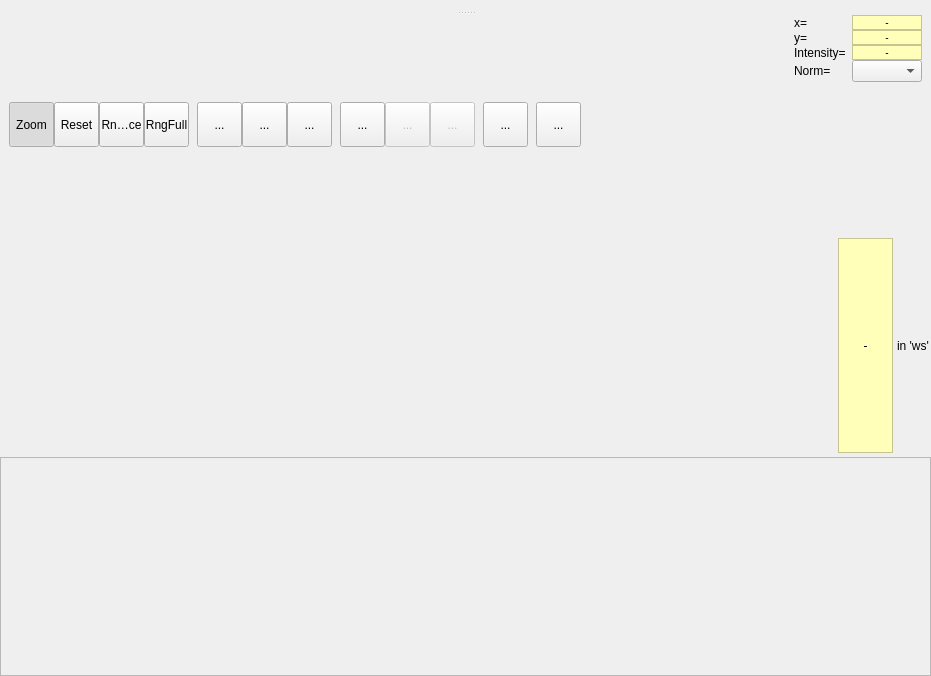
<?xml version="1.0" encoding="UTF-8"?>
<ui version="4.0">
 <class>SliceViewerClass</class>
 <widget class="QWidget" name="SliceViewerClass">
  <property name="geometry">
   <rect>
    <x>0</x>
    <y>0</y>
    <width>931</width>
    <height>676</height>
   </rect>
  </property>
  <property name="windowTitle">
   <string>SliceViewer</string>
  </property>
  <layout class="QVBoxLayout" name="verticalLayout">
   <property name="spacing">
    <number>3</number>
   </property>
   <property name="margin">
    <number>0</number>
   </property>
   <item>
    <widget class="QSplitter" name="splitter">
     <property name="orientation">
      <enum>Qt::Vertical</enum>
     </property>
     <property name="opaqueResize">
      <bool>false</bool>
     </property>
     <widget class="QFrame" name="frmControls">
      <property name="autoFillBackground">
       <bool>false</bool>
      </property>
      <property name="styleSheet">
       <string notr="true">QFrame 
{
    margin: 0px;
    padding: 1px;
 /*   background-color: gray; */
}</string>
      </property>
      <property name="frameShape">
       <enum>QFrame::NoFrame</enum>
      </property>
      <property name="frameShadow">
       <enum>QFrame::Raised</enum>
      </property>
      <layout class="QVBoxLayout" name="verticalLayoutControls">
       <property name="spacing">
        <number>0</number>
       </property>
       <property name="sizeConstraint">
        <enum>QLayout::SetMinimumSize</enum>
       </property>
       <property name="margin">
        <number>0</number>
       </property>
      </layout>
     </widget>
     <widget class="QFrame" name="frmBottom">
      <property name="frameShape">
       <enum>QFrame::NoFrame</enum>
      </property>
      <property name="frameShadow">
       <enum>QFrame::Raised</enum>
      </property>
      <layout class="QVBoxLayout" name="layoutBottom">
       <property name="spacing">
        <number>2</number>
       </property>
       <property name="margin">
        <number>0</number>
       </property>
       <item>
        <widget class="QFrame" name="frmToolbar">
         <property name="autoFillBackground">
          <bool>false</bool>
         </property>
         <property name="styleSheet">
          <string notr="true">QFrame {
  /*  background-color: rgb(193, 193, 193); */
}</string>
         </property>
         <property name="frameShape">
          <enum>QFrame::NoFrame</enum>
         </property>
         <property name="frameShadow">
          <enum>QFrame::Raised</enum>
         </property>
         <layout class="QHBoxLayout" name="horizontalLayout">
          <property name="spacing">
           <number>0</number>
          </property>
          <property name="leftMargin">
           <number>9</number>
          </property>
          <property name="topMargin">
           <number>0</number>
          </property>
          <property name="rightMargin">
           <number>9</number>
          </property>
          <property name="bottomMargin">
           <number>0</number>
          </property>
          <item>
           <widget class="QToolButton" name="btnZoom">
            <property name="enabled">
             <bool>true</bool>
            </property>
            <property name="minimumSize">
             <size>
              <width>45</width>
              <height>45</height>
             </size>
            </property>
            <property name="maximumSize">
             <size>
              <width>45</width>
              <height>45</height>
             </size>
            </property>
            <property name="toolTip">
             <string>Zoom in by dragging a box</string>
            </property>
            <property name="text">
             <string>Zoom</string>
            </property>
            <property name="icon">
             <iconset resource="../../icons/SliceViewerIcons.qrc">
              <normaloff>:/SliceViewer/icons/zoom-in 32x32.png</normaloff>:/SliceViewer/icons/zoom-in 32x32.png</iconset>
            </property>
            <property name="iconSize">
             <size>
              <width>32</width>
              <height>32</height>
             </size>
            </property>
            <property name="checkable">
             <bool>true</bool>
            </property>
            <property name="checked">
             <bool>true</bool>
            </property>
           </widget>
          </item>
          <item>
           <widget class="QToolButton" name="btnResetZoom">
            <property name="minimumSize">
             <size>
              <width>45</width>
              <height>45</height>
             </size>
            </property>
            <property name="maximumSize">
             <size>
              <width>45</width>
              <height>45</height>
             </size>
            </property>
            <property name="toolTip">
             <string>Zoom out to the extents of the data</string>
            </property>
            <property name="text">
             <string>Reset</string>
            </property>
            <property name="icon">
             <iconset resource="../../icons/SliceViewerIcons.qrc">
              <normaloff>:/SliceViewer/icons/view-fullscreen.png</normaloff>:/SliceViewer/icons/view-fullscreen.png</iconset>
            </property>
            <property name="iconSize">
             <size>
              <width>32</width>
              <height>32</height>
             </size>
            </property>
           </widget>
          </item>
          <item>
           <widget class="QToolButton" name="btnRangeSlice">
            <property name="minimumSize">
             <size>
              <width>45</width>
              <height>45</height>
             </size>
            </property>
            <property name="maximumSize">
             <size>
              <width>45</width>
              <height>45</height>
             </size>
            </property>
            <property name="toolTip">
             <string>Zooms the color scale to the range of the currently view</string>
            </property>
            <property name="text">
             <string>RngSlice</string>
            </property>
            <property name="icon">
             <iconset resource="../../icons/SliceViewerIcons.qrc">
              <normaloff>:/SliceViewer/icons/colour zoom plus scale 32x32.png</normaloff>:/SliceViewer/icons/colour zoom plus scale 32x32.png</iconset>
            </property>
            <property name="iconSize">
             <size>
              <width>32</width>
              <height>32</height>
             </size>
            </property>
           </widget>
          </item>
          <item>
           <widget class="QToolButton" name="btnRangeFull">
            <property name="minimumSize">
             <size>
              <width>45</width>
              <height>45</height>
             </size>
            </property>
            <property name="maximumSize">
             <size>
              <width>45</width>
              <height>45</height>
             </size>
            </property>
            <property name="toolTip">
             <string>Reset the color range to the full range of the data</string>
            </property>
            <property name="text">
             <string>RngFull</string>
            </property>
            <property name="icon">
             <iconset resource="../../icons/SliceViewerIcons.qrc">
              <normaloff>:/SliceViewer/icons/colour zoom minus scale 32x32.png</normaloff>:/SliceViewer/icons/colour zoom minus scale 32x32.png</iconset>
            </property>
            <property name="iconSize">
             <size>
              <width>32</width>
              <height>32</height>
             </size>
            </property>
           </widget>
          </item>
          <item>
           <spacer name="horizontalSpacer_2">
            <property name="orientation">
             <enum>Qt::Horizontal</enum>
            </property>
            <property name="sizeType">
             <enum>QSizePolicy::Fixed</enum>
            </property>
            <property name="sizeHint" stdset="0">
             <size>
              <width>8</width>
              <height>8</height>
             </size>
            </property>
           </spacer>
          </item>
          <item>
           <widget class="QToolButton" name="btnDoLine">
            <property name="minimumSize">
             <size>
              <width>45</width>
              <height>45</height>
             </size>
            </property>
            <property name="maximumSize">
             <size>
              <width>45</width>
              <height>45</height>
             </size>
            </property>
            <property name="toolTip">
             <string>Draw a 1D cut line</string>
            </property>
            <property name="text">
             <string>...</string>
            </property>
            <property name="icon">
             <iconset resource="../../icons/SliceViewerIcons.qrc">
              <normaloff>:/SliceViewer/icons/cut 32x32.png</normaloff>:/SliceViewer/icons/cut 32x32.png</iconset>
            </property>
            <property name="iconSize">
             <size>
              <width>32</width>
              <height>32</height>
             </size>
            </property>
            <property name="checkable">
             <bool>true</bool>
            </property>
            <property name="checked">
             <bool>false</bool>
            </property>
           </widget>
          </item>
          <item>
           <widget class="QToolButton" name="btnClearLine">
            <property name="minimumSize">
             <size>
              <width>45</width>
              <height>45</height>
             </size>
            </property>
            <property name="maximumSize">
             <size>
              <width>45</width>
              <height>45</height>
             </size>
            </property>
            <property name="toolTip">
             <string>Remove the current cut line</string>
            </property>
            <property name="text">
             <string>...</string>
            </property>
            <property name="icon">
             <iconset resource="../../icons/SliceViewerIcons.qrc">
              <normaloff>:/SliceViewer/icons/cut remove 32x32.png</normaloff>:/SliceViewer/icons/cut remove 32x32.png</iconset>
            </property>
            <property name="iconSize">
             <size>
              <width>32</width>
              <height>32</height>
             </size>
            </property>
           </widget>
          </item>
          <item>
           <widget class="QToolButton" name="btnSnapToGrid">
            <property name="minimumSize">
             <size>
              <width>45</width>
              <height>45</height>
             </size>
            </property>
            <property name="maximumSize">
             <size>
              <width>45</width>
              <height>45</height>
             </size>
            </property>
            <property name="toolTip">
             <string>Snap to grid when drawing cut line</string>
            </property>
            <property name="text">
             <string>...</string>
            </property>
            <property name="icon">
             <iconset resource="../../icons/SliceViewerIcons.qrc">
              <normaloff>:/SliceViewer/icons/grid 32x32.png</normaloff>:/SliceViewer/icons/grid 32x32.png</iconset>
            </property>
            <property name="iconSize">
             <size>
              <width>32</width>
              <height>32</height>
             </size>
            </property>
            <property name="checkable">
             <bool>true</bool>
            </property>
           </widget>
          </item>
          <item>
           <spacer name="horizontalSpacer_4">
            <property name="orientation">
             <enum>Qt::Horizontal</enum>
            </property>
            <property name="sizeType">
             <enum>QSizePolicy::Fixed</enum>
            </property>
            <property name="sizeHint" stdset="0">
             <size>
              <width>8</width>
              <height>8</height>
             </size>
            </property>
           </spacer>
          </item>
          <item>
           <widget class="QToolButton" name="btnRebinMode">
            <property name="minimumSize">
             <size>
              <width>45</width>
              <height>45</height>
             </size>
            </property>
            <property name="maximumSize">
             <size>
              <width>45</width>
              <height>45</height>
             </size>
            </property>
            <property name="toolTip">
             <string>Enable/Disable Rebin Mode</string>
            </property>
            <property name="text">
             <string>...</string>
            </property>
            <property name="icon">
             <iconset resource="../../icons/SliceViewerIcons.qrc">
              <normaloff>:/SliceViewer/icons/rebin 32x32.png</normaloff>:/SliceViewer/icons/rebin 32x32.png</iconset>
            </property>
            <property name="iconSize">
             <size>
              <width>32</width>
              <height>32</height>
             </size>
            </property>
            <property name="checkable">
             <bool>true</bool>
            </property>
           </widget>
          </item>
          <item>
           <widget class="QToolButton" name="btnRebinRefresh">
            <property name="enabled">
             <bool>false</bool>
            </property>
            <property name="minimumSize">
             <size>
              <width>45</width>
              <height>45</height>
             </size>
            </property>
            <property name="maximumSize">
             <size>
              <width>45</width>
              <height>45</height>
             </size>
            </property>
            <property name="toolTip">
             <string>Rebin the current view</string>
            </property>
            <property name="text">
             <string>...</string>
            </property>
            <property name="icon">
             <iconset resource="../../icons/SliceViewerIcons.qrc">
              <normaloff>:/SliceViewer/icons/rebin finer 32x32.png</normaloff>:/SliceViewer/icons/rebin finer 32x32.png</iconset>
            </property>
            <property name="iconSize">
             <size>
              <width>32</width>
              <height>32</height>
             </size>
            </property>
           </widget>
          </item>
          <item>
           <widget class="QToolButton" name="btnAutoRebin">
            <property name="enabled">
             <bool>false</bool>
            </property>
            <property name="minimumSize">
             <size>
              <width>45</width>
              <height>45</height>
             </size>
            </property>
            <property name="maximumSize">
             <size>
              <width>45</width>
              <height>45</height>
             </size>
            </property>
            <property name="toolTip">
             <string>Auto rebin</string>
            </property>
            <property name="text">
             <string>...</string>
            </property>
            <property name="icon">
             <iconset resource="../../icons/SliceViewerIcons.qrc">
              <normaloff>:/SliceViewer/icons/rebin auto 32x32.png</normaloff>:/SliceViewer/icons/rebin auto 32x32.png</iconset>
            </property>
            <property name="iconSize">
             <size>
              <width>32</width>
              <height>32</height>
             </size>
            </property>
            <property name="checkable">
             <bool>true</bool>
            </property>
            <property name="toolButtonStyle">
             <enum>Qt::ToolButtonIconOnly</enum>
            </property>
           </widget>
          </item>
          <item>
           <spacer name="horizontalSpacer_5">
            <property name="orientation">
             <enum>Qt::Horizontal</enum>
            </property>
            <property name="sizeType">
             <enum>QSizePolicy::Fixed</enum>
            </property>
            <property name="sizeHint" stdset="0">
             <size>
              <width>8</width>
              <height>8</height>
             </size>
            </property>
           </spacer>
          </item>
          <item>
           <widget class="QToolButton" name="btnPeakOverlay">
            <property name="enabled">
             <bool>true</bool>
            </property>
            <property name="minimumSize">
             <size>
              <width>45</width>
              <height>45</height>
             </size>
            </property>
            <property name="maximumSize">
             <size>
              <width>45</width>
              <height>45</height>
             </size>
            </property>
            <property name="toolTip">
             <string>Overlay Peaks</string>
            </property>
            <property name="text">
             <string>...</string>
            </property>
            <property name="icon">
             <iconset resource="../../icons/SliceViewerIcons.qrc">
              <normaloff>:/SliceViewer/icons/Peak List 32x32.png</normaloff>:/SliceViewer/icons/Peak List 32x32.png</iconset>
            </property>
            <property name="iconSize">
             <size>
              <width>32</width>
              <height>32</height>
             </size>
            </property>
            <property name="checkable">
             <bool>true</bool>
            </property>
           </widget>
          </item>
           <item>
             <spacer name="horizontalSpacer_6">
               <property name="orientation">
                 <enum>Qt::Horizontal</enum>
               </property>
               <property name="sizeType">
                 <enum>QSizePolicy::Fixed</enum>
               </property>
               <property name="sizeHint" stdset="0">
                 <size>
                   <width>8</width>
                   <height>8</height>
                 </size>
               </property>
             </spacer>
           </item>
           <item>
             <widget class="QToolButton" name="btnNonOrthogonalToggle">
               <property name="enabled">
                 <bool>true</bool>
               </property>
               <property name="minimumSize">
                 <size>
                   <width>45</width>
                   <height>45</height>
                 </size>
               </property>
               <property name="maximumSize">
                 <size>
                   <width>45</width>
                   <height>45</height>
                 </size>
               </property>
               <property name="toolTip">
                 <string>NonOrthogonalView</string>
               </property>
               <property name="text">
                 <string>...</string>
               </property>
               <property name="icon">
                 <iconset resource="../../icons/SliceViewerIcons.qrc">
                   <normaloff>:/SliceViewer/icons/Nonorthogonal 32x32.png</normaloff>:/SliceViewer/icons/Peak List 32x32.png
                 </iconset>
               </property>
               <property name="iconSize">
                 <size>
                   <width>32</width>
                   <height>32</height>
                 </size>
               </property>
               <property name="checkable">
                 <bool>true</bool>
               </property>
             </widget>
           </item>
           <item>
             <spacer name="horizontalSpacer_7">
               <property name="orientation">
                 <enum>Qt::Horizontal</enum>
               </property>
               <property name="sizeType">
                 <enum>QSizePolicy::Fixed</enum>
               </property>
               <property name="sizeHint" stdset="0">
                 <size>
                   <width>8</width>
                   <height>8</height>
                 </size>
               </property>
             </spacer>
           </item>
          <item>
           <spacer name="horizontalSpacer_8">
            <property name="orientation">
             <enum>Qt::Horizontal</enum>
            </property>
            <property name="sizeType">
             <enum>QSizePolicy::Expanding</enum>
            </property>
            <property name="sizeHint" stdset="0">
             <size>
              <width>40</width>
              <height>20</height>
             </size>
            </property>
           </spacer>
          </item>
          <item>
           <layout class="QFormLayout" name="formLayout_3">
            <property name="sizeConstraint">
             <enum>QLayout::SetMinimumSize</enum>
            </property>
            <property name="fieldGrowthPolicy">
             <enum>QFormLayout::FieldsStayAtSizeHint</enum>
            </property>
            <property name="verticalSpacing">
             <number>0</number>
            </property>
            <item row="0" column="0">
             <widget class="QLabel" name="label">
              <property name="text">
               <string>x=</string>
              </property>
             </widget>
            </item>
            <item row="0" column="1">
             <widget class="QLabel" name="lblInfoX">
              <property name="minimumSize">
               <size>
                <width>70</width>
                <height>0</height>
               </size>
              </property>
              <property name="toolTip">
               <string>X-coordinate of point under the mouse</string>
              </property>
              <property name="autoFillBackground">
               <bool>false</bool>
              </property>
              <property name="styleSheet">
               <string notr="true">QLabel {
 background-color : rgb(255, 255, 186);
 color : black; 
 font: 10px;
}</string>
              </property>
              <property name="frameShape">
               <enum>QFrame::StyledPanel</enum>
              </property>
              <property name="text">
               <string>-</string>
              </property>
              <property name="alignment">
               <set>Qt::AlignCenter</set>
              </property>
             </widget>
            </item>
            <item row="1" column="0">
             <widget class="QLabel" name="label_2">
              <property name="text">
               <string>y=</string>
              </property>
             </widget>
            </item>
            <item row="1" column="1">
             <widget class="QLabel" name="lblInfoY">
              <property name="minimumSize">
               <size>
                <width>70</width>
                <height>0</height>
               </size>
              </property>
              <property name="toolTip">
               <string>Y-coordinate of point under the mouse</string>
              </property>
              <property name="autoFillBackground">
               <bool>false</bool>
              </property>
              <property name="styleSheet">
               <string notr="true">QLabel {
 background-color : rgb(255, 255, 186);
 color : black; 
 font: 10px;
}</string>
              </property>
              <property name="frameShape">
               <enum>QFrame::StyledPanel</enum>
              </property>
              <property name="text">
               <string>-</string>
              </property>
              <property name="alignment">
               <set>Qt::AlignCenter</set>
              </property>
             </widget>
            </item>
            <item row="2" column="0">
             <widget class="QLabel" name="label_3">
              <property name="toolTip">
               <string/>
              </property>
              <property name="text">
               <string>Intensity=</string>
              </property>
             </widget>
            </item>
            <item row="2" column="1">
             <widget class="QLabel" name="lblInfoSignal">
              <property name="minimumSize">
               <size>
                <width>70</width>
                <height>0</height>
               </size>
              </property>
              <property name="toolTip">
               <string>Signal at the point under the mouse</string>
              </property>
              <property name="autoFillBackground">
               <bool>false</bool>
              </property>
              <property name="styleSheet">
               <string notr="true">QLabel {
 background-color : rgb(255, 255, 186);
 color : black; 
 font: 10px;
}</string>
              </property>
              <property name="frameShape">
               <enum>QFrame::StyledPanel</enum>
              </property>
              <property name="text">
               <string>-</string>
              </property>
              <property name="alignment">
               <set>Qt::AlignCenter</set>
              </property>
             </widget>
            </item>
            <item row="3" column="0">
             <widget class="QLabel" name="label_4">
              <property name="text">
               <string>Norm=</string>
              </property>
             </widget>
            </item>
            <item row="3" column="1">
             <widget class="QComboBox" name="comboNormalization">
              <property name="sizePolicy">
               <sizepolicy hsizetype="Preferred" vsizetype="Fixed">
                <horstretch>0</horstretch>
                <verstretch>0</verstretch>
               </sizepolicy>
              </property>
              <property name="minimumSize">
               <size>
                <width>70</width>
                <height>0</height>
               </size>
              </property>
              <property name="font">
               <font>
                <pointsize>-1</pointsize>
                <weight>50</weight>
                <italic>false</italic>
                <bold>false</bold>
               </font>
              </property>
              <property name="toolTip">
               <string>Normalization option</string>
              </property>
              <property name="styleSheet">
               <string notr="true">font: 10px;</string>
              </property>
             </widget>
            </item>
           </layout>
          </item>
         </layout>
        </widget>
       </item>
       <item>
        <widget class="QFrame" name="frmMouseInfo">
         <property name="frameShape">
          <enum>QFrame::NoFrame</enum>
         </property>
         <property name="frameShadow">
          <enum>QFrame::Raised</enum>
         </property>
         <layout class="QHBoxLayout" name="horizontalLayout_2">
          <property name="spacing">
           <number>4</number>
          </property>
          <property name="margin">
           <number>2</number>
          </property>
          <item>
           <spacer name="horizontalSpacer_3">
            <property name="orientation">
             <enum>Qt::Horizontal</enum>
            </property>
            <property name="sizeHint" stdset="0">
             <size>
              <width>40</width>
              <height>20</height>
             </size>
            </property>
           </spacer>
          </item>
          <item>
           <widget class="QLabel" name="lblOriginalCoord">
            <property name="minimumSize">
             <size>
              <width>55</width>
              <height>0</height>
             </size>
            </property>
            <property name="font">
             <font>
              <family>Courier 10 Pitch</family>
             </font>
            </property>
            <property name="toolTip">
             <string>Coordinates of the point under the mouse, in the original workspace dimensions.</string>
            </property>
            <property name="autoFillBackground">
             <bool>false</bool>
            </property>
            <property name="styleSheet">
             <string notr="true">QLabel {
 background-color : rgb(255, 255, 186);
 color : black; 
}</string>
            </property>
            <property name="frameShape">
             <enum>QFrame::StyledPanel</enum>
            </property>
            <property name="text">
             <string>-</string>
            </property>
            <property name="alignment">
             <set>Qt::AlignCenter</set>
            </property>
           </widget>
          </item>
          <item>
           <widget class="QLabel" name="lblOriginalWorkspace">
            <property name="toolTip">
             <string>Name of the original workspace from which this was binned</string>
            </property>
            <property name="text">
             <string>in 'ws'</string>
            </property>
           </widget>
          </item>
         </layout>
        </widget>
       </item>
       <item>
        <widget class="QFrame" name="frmPlot">
         <property name="frameShape">
          <enum>QFrame::StyledPanel</enum>
         </property>
         <property name="frameShadow">
          <enum>QFrame::Raised</enum>
         </property>
         <layout class="QHBoxLayout" name="horizontalLayout_3">
          <item>
           <widget class="MantidQt::MantidWidgets::SafeQwtPlot" name="safeQwtPlot"/>
          </item>
          <item>
           <widget class="MantidQt::MantidWidgets::ColorBarWidget" name="colorBarWidget" native="true"/>
          </item>
         </layout>
        </widget>
       </item>
      </layout>
     </widget>
    </widget>
   </item>
  </layout>
 </widget>
 <layoutdefault spacing="6" margin="11"/>
 <customwidgets>
  <customwidget>
   <class>MantidQt::MantidWidgets::ColorBarWidget</class>
   <extends>QWidget</extends>
   <header>MantidQtMantidWidgets/ColorBarWidget.h</header>
  </customwidget>
  <customwidget>
   <class>QwtPlot</class>
   <extends>QFrame</extends>
   <header>qwt_plot.h</header>
   <container>1</container>
  </customwidget>
  <customwidget>
   <class>MantidQt::MantidWidgets::SafeQwtPlot</class>
   <extends>QwtPlot</extends>
   <header>MantidQtMantidWidgets/SafeQwtPlot.h</header>
   <container>1</container>
  </customwidget>
 </customwidgets>
 <resources>
  <include location="../../icons/SliceViewerIcons.qrc"/>
 </resources>
 <connections>
  <connection>
   <sender>btnResetZoom</sender>
   <signal>clicked()</signal>
   <receiver>SliceViewerClass</receiver>
   <slot>show()</slot>
   <hints>
    <hint type="sourcelabel">
     <x>93</x>
     <y>106</y>
    </hint>
    <hint type="destinationlabel">
     <x>254</x>
     <y>206</y>
    </hint>
   </hints>
  </connection>
 </connections>
</ui>
